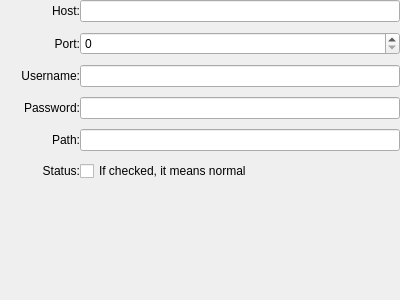
<?xml version="1.0" encoding="UTF-8"?>
<ui version="4.0">
 <class>{TPL}FormGeneralUI</class>
 <widget class="QWidget" name="{TPL}FormGeneralUI">
  <property name="geometry">
   <rect>
    <x>0</x>
    <y>0</y>
    <width>400</width>
    <height>300</height>
   </rect>
  </property>
  <property name="windowTitle">
   <string>Form</string>
  </property>
  <layout class="QVBoxLayout" name="verticalLayout">
   <property name="spacing">
    <number>0</number>
   </property>
   <property name="leftMargin">
    <number>0</number>
   </property>
   <property name="topMargin">
    <number>0</number>
   </property>
   <property name="rightMargin">
    <number>0</number>
   </property>
   <property name="bottomMargin">
    <number>0</number>
   </property>
   <item>
    <layout class="QFormLayout" name="formLayout">
     <property name="labelAlignment">
      <set>Qt::AlignRight|Qt::AlignTrailing|Qt::AlignVCenter</set>
     </property>
     <property name="verticalSpacing">
      <number>10</number>
     </property>
     <item row="0" column="0">
      <widget class="QLabel" name="label">
       <property name="minimumSize">
        <size>
         <width>80</width>
         <height>0</height>
        </size>
       </property>
       <property name="baseSize">
        <size>
         <width>0</width>
         <height>0</height>
        </size>
       </property>
       <property name="text">
        <string>Host:</string>
       </property>
       <property name="alignment">
        <set>Qt::AlignRight|Qt::AlignTrailing|Qt::AlignVCenter</set>
       </property>
      </widget>
     </item>
     <item row="1" column="0">
      <widget class="QLabel" name="label_2">
       <property name="minimumSize">
        <size>
         <width>80</width>
         <height>0</height>
        </size>
       </property>
       <property name="text">
        <string>Port:</string>
       </property>
       <property name="alignment">
        <set>Qt::AlignRight|Qt::AlignTrailing|Qt::AlignVCenter</set>
       </property>
      </widget>
     </item>
     <item row="2" column="0">
      <widget class="QLabel" name="label_3">
       <property name="minimumSize">
        <size>
         <width>80</width>
         <height>0</height>
        </size>
       </property>
       <property name="text">
        <string>Username:</string>
       </property>
       <property name="alignment">
        <set>Qt::AlignRight|Qt::AlignTrailing|Qt::AlignVCenter</set>
       </property>
      </widget>
     </item>
     <item row="3" column="0">
      <widget class="QLabel" name="label_4">
       <property name="sizePolicy">
        <sizepolicy hsizetype="Preferred" vsizetype="Preferred">
         <horstretch>0</horstretch>
         <verstretch>0</verstretch>
        </sizepolicy>
       </property>
       <property name="minimumSize">
        <size>
         <width>80</width>
         <height>0</height>
        </size>
       </property>
       <property name="text">
        <string>Password:</string>
       </property>
       <property name="alignment">
        <set>Qt::AlignRight|Qt::AlignTrailing|Qt::AlignVCenter</set>
       </property>
      </widget>
     </item>
     <item row="4" column="0">
      <widget class="QLabel" name="label_5">
       <property name="minimumSize">
        <size>
         <width>80</width>
         <height>0</height>
        </size>
       </property>
       <property name="text">
        <string>Path:</string>
       </property>
       <property name="alignment">
        <set>Qt::AlignRight|Qt::AlignTrailing|Qt::AlignVCenter</set>
       </property>
      </widget>
     </item>
     <item row="5" column="0">
      <widget class="QLabel" name="label_6">
       <property name="minimumSize">
        <size>
         <width>80</width>
         <height>0</height>
        </size>
       </property>
       <property name="text">
        <string>Status:</string>
       </property>
       <property name="alignment">
        <set>Qt::AlignRight|Qt::AlignTrailing|Qt::AlignVCenter</set>
       </property>
      </widget>
     </item>
     <item row="0" column="1">
      <widget class="QLineEdit" name="hostLineEdit"/>
     </item>
     <item row="1" column="1">
      <widget class="QSpinBox" name="portSpinBox">
       <property name="maximum">
        <number>65535</number>
       </property>
      </widget>
     </item>
     <item row="2" column="1">
      <widget class="QLineEdit" name="usernameLineEdit"/>
     </item>
     <item row="3" column="1">
      <widget class="QLineEdit" name="passwordLineEdit"/>
     </item>
     <item row="4" column="1">
      <widget class="QLineEdit" name="pathLineEdit"/>
     </item>
     <item row="5" column="1">
      <widget class="QCheckBox" name="statusCheckBox">
       <property name="text">
        <string>If checked, it means normal</string>
       </property>
      </widget>
     </item>
    </layout>
   </item>
   <item>
    <spacer name="verticalSpacer">
     <property name="orientation">
      <enum>Qt::Vertical</enum>
     </property>
     <property name="sizeHint" stdset="0">
      <size>
       <width>20</width>
       <height>40</height>
      </size>
     </property>
    </spacer>
   </item>
  </layout>
 </widget>
 <resources/>
 <connections/>
</ui>
